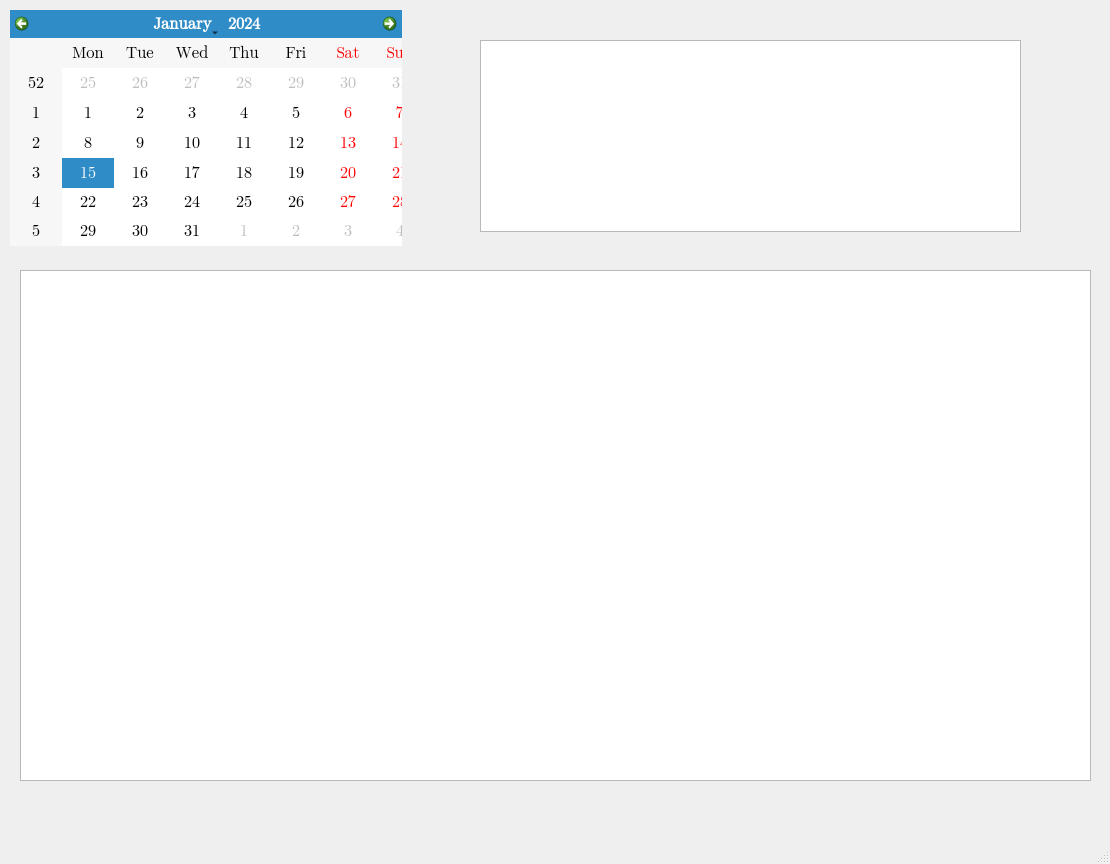
<?xml version="1.0" encoding="UTF-8"?>
<ui version="4.0">
 <class>Resultats</class>
 <widget class="QMainWindow" name="Resultats">
  <property name="geometry">
   <rect>
    <x>0</x>
    <y>0</y>
    <width>1110</width>
    <height>864</height>
   </rect>
  </property>
  <property name="font">
   <font>
    <family>Segoe UI Emoji</family>
    <pointsize>12</pointsize>
   </font>
  </property>
  <property name="windowTitle">
   <string>Championnat</string>
  </property>
  <widget class="QWidget" name="centralwidget">
   <widget class="QCalendarWidget" name="calendrier">
    <property name="geometry">
     <rect>
      <x>10</x>
      <y>10</y>
      <width>392</width>
      <height>236</height>
     </rect>
    </property>
   </widget>
   <widget class="QWidget" name="gridLayoutWidget">
    <property name="geometry">
     <rect>
      <x>20</x>
      <y>270</y>
      <width>1071</width>
      <height>511</height>
     </rect>
    </property>
    <layout class="QGridLayout" name="gridLayout">
     <item row="0" column="0">
      <widget class="QTableView" name="tableView"/>
     </item>
    </layout>
   </widget>
   <widget class="QTextBrowser" name="textBrowser">
    <property name="geometry">
     <rect>
      <x>480</x>
      <y>40</y>
      <width>541</width>
      <height>192</height>
     </rect>
    </property>
    <property name="minimumSize">
     <size>
      <width>541</width>
      <height>181</height>
     </size>
    </property>
    <property name="baseSize">
     <size>
      <width>500</width>
      <height>500</height>
     </size>
    </property>
    <property name="autoFillBackground">
     <bool>true</bool>
    </property>
    <property name="tabChangesFocus">
     <bool>true</bool>
    </property>
    <property name="documentTitle">
     <string>Logo</string>
    </property>
    <property name="html">
     <string>&lt;!DOCTYPE HTML PUBLIC &quot;-//W3C//DTD HTML 4.0//EN&quot; &quot;http://www.w3.org/TR/REC-html40/strict.dtd&quot;&gt;
&lt;html&gt;&lt;head&gt;&lt;meta name=&quot;qrichtext&quot; content=&quot;1&quot; /&gt;&lt;title&gt;Logo&lt;/title&gt;&lt;style type=&quot;text/css&quot;&gt;
p, li { white-space: pre-wrap; }
&lt;/style&gt;&lt;/head&gt;&lt;body style=&quot; font-family:'Segoe UI Emoji'; font-size:12pt; font-weight:400; font-style:normal;&quot;&gt;
&lt;p style=&quot; margin-top:0px; margin-bottom:0px; margin-left:0px; margin-right:0px; -qt-block-indent:0; text-indent:0px;&quot;&gt;&lt;img src=&quot;:/foot/1200px-Logo_Ligue_1_Uber_Eats_2020.svg.png&quot; /&gt;&lt;/p&gt;&lt;/body&gt;&lt;/html&gt;</string>
    </property>
   </widget>
  </widget>
  <widget class="QMenuBar" name="menubar">
   <property name="geometry">
    <rect>
     <x>0</x>
     <y>0</y>
     <width>1110</width>
     <height>33</height>
    </rect>
   </property>
  </widget>
  <widget class="QStatusBar" name="statusbar"/>
 </widget>
 <resources>
  <include location="ressource.qrc"/>
 </resources>
 <connections/>
</ui>
